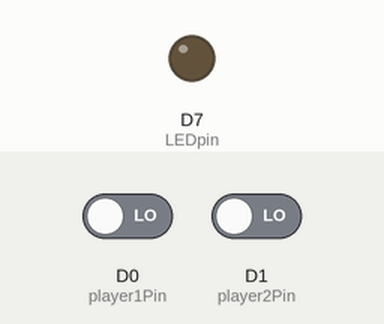
This sketch was run on a simulated Particle Photon. Parts: output pins drawn as LEDs (lit = HIGH). Inputs (shaded band) come from the test bench; at power-on: D0 (player1Pin) LOW, D1 (player2Pin) LOW.

Above: at 1.2 s.
1.3 s: D0 (player1Pin) driven HIGH
At 2.0 s:
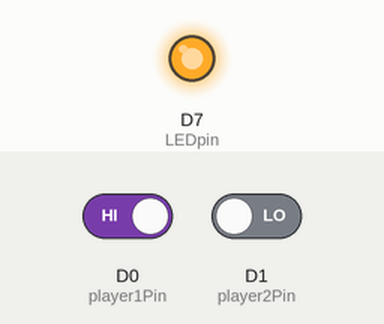
2.8 s: D0 (player1Pin) driven LOW
At 3.9 s:
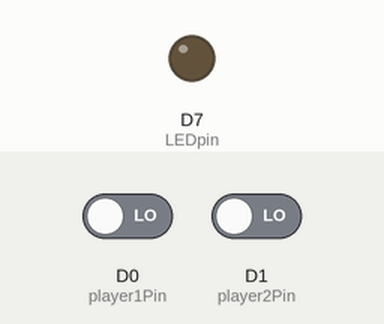
4.3 s: D1 (player2Pin) driven HIGH
At 5.5 s:
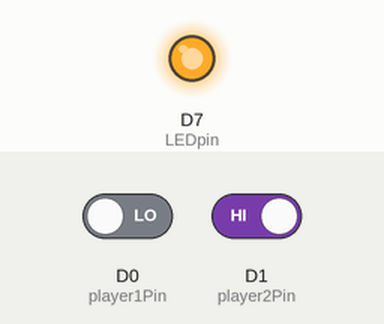
Timing chart, 0 to 7.3 s (numbered marks = the images above; inputs shaded):
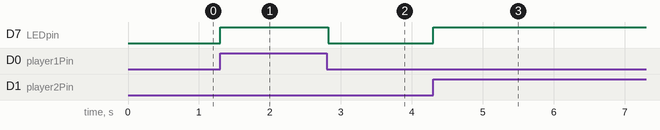

Measured:
- after the input at 1.3 s, D7 (LEDpin): LOW → HIGH at once
- after the input at 2.8 s, D7 (LEDpin): HIGH → LOW at once
- after the input at 4.3 s, D7 (LEDpin): LOW → HIGH at once

The sketch:

bball.ino
```cpp
// (licence header left out)
/* Spark firmware for the spark powered basketball game */

int LEDpin = D7;
int player1Pin = D0;
int player2Pin = D1;

boolean p1SwitchState = LOW;
boolean p2SwitchState = LOW;

void setup() {
    pinMode(LEDpin, OUTPUT);
    pinMode(player1Pin, INPUT);
    pinMode(player2Pin, INPUT);
}

void loop() {
    int p1 = digitalRead(player1Pin);
    int p2 = digitalRead(player2Pin);

    if (p1SwitchState == LOW && p1 == HIGH) { // state changed
        p1SwitchState = HIGH;
        digitalWrite(LEDpin, p1SwitchState);  // indicate via LED
        delay(100);
    } else if (p1SwitchState == HIGH && p1 == LOW) {
        p1SwitchState = LOW;
        Spark.publish("spark-bball", "p1");
        digitalWrite(LEDpin, p1SwitchState);  // indicate via LED
        delay(100);
    }

    if (p2SwitchState == LOW && p2 == HIGH) { // state changed
        p2SwitchState = HIGH;
        digitalWrite(LEDpin, p2SwitchState);  // indicate via LED
        delay(100);
    } else if (p2SwitchState == HIGH && p2 == LOW) {
        p2SwitchState = LOW;
        Spark.publish("spark-bball", "p2");
        digitalWrite(LEDpin, p2SwitchState);  // indicate via LED
        delay(100);
    }

}
```
